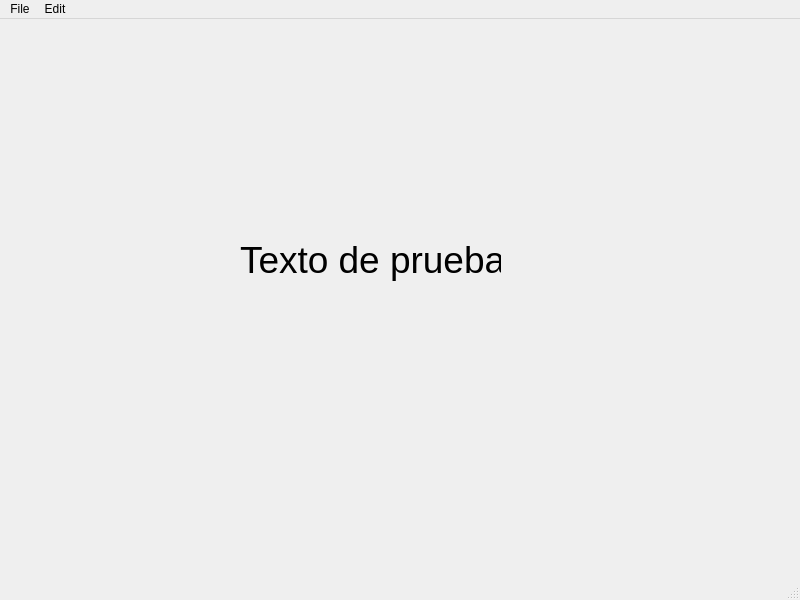
<?xml version="1.0" encoding="UTF-8"?>
<ui version="4.0">
 <class>MainWindow</class>
 <widget class="QMainWindow" name="MainWindow">
  <property name="geometry">
   <rect>
    <x>0</x>
    <y>0</y>
    <width>800</width>
    <height>600</height>
   </rect>
  </property>
  <property name="windowTitle">
   <string>MainWindow</string>
  </property>
  <widget class="QWidget" name="centralwidget">
   <widget class="QLabel" name="label">
    <property name="geometry">
     <rect>
      <x>240</x>
      <y>210</y>
      <width>261</width>
      <height>61</height>
     </rect>
    </property>
    <property name="font">
     <font>
      <pointsize>28</pointsize>
     </font>
    </property>
    <property name="text">
     <string>Texto de prueba</string>
    </property>
   </widget>
  </widget>
  <widget class="QMenuBar" name="menubar">
   <property name="geometry">
    <rect>
     <x>0</x>
     <y>0</y>
     <width>800</width>
     <height>22</height>
    </rect>
   </property>
   <widget class="QMenu" name="menuFile">
    <property name="title">
     <string>File</string>
    </property>
    <addaction name="actionNew"/>
    <addaction name="actionSave"/>
   </widget>
   <widget class="QMenu" name="menuEdit">
    <property name="title">
     <string>Edit</string>
    </property>
    <widget class="QMenu" name="menuPaste">
     <property name="title">
      <string>Paste</string>
     </property>
     <addaction name="actionPaste_as"/>
     <addaction name="actionSpecial_Paste"/>
     <addaction name="actionPaste_2"/>
    </widget>
    <addaction name="actionCopy"/>
    <addaction name="menuPaste"/>
   </widget>
   <addaction name="menuFile"/>
   <addaction name="menuEdit"/>
  </widget>
  <widget class="QStatusBar" name="statusbar"/>
  <action name="actionNew">
   <property name="text">
    <string>New</string>
   </property>
   <property name="statusTip">
    <string>Create new file</string>
   </property>
   <property name="shortcut">
    <string>Ctrl+N</string>
   </property>
  </action>
  <action name="actionSave">
   <property name="text">
    <string>Save </string>
   </property>
   <property name="statusTip">
    <string>Save a file</string>
   </property>
   <property name="shortcut">
    <string>Ctrl+S</string>
   </property>
  </action>
  <action name="actionCopy">
   <property name="text">
    <string>Copy</string>
   </property>
   <property name="statusTip">
    <string>Copy a file</string>
   </property>
   <property name="shortcut">
    <string>Ctrl+C</string>
   </property>
  </action>
  <action name="actionPaste_as">
   <property name="text">
    <string>Paste as </string>
   </property>
  </action>
  <action name="actionSpecial_Paste">
   <property name="text">
    <string>Special Paste</string>
   </property>
  </action>
  <action name="actionPaste_2">
   <property name="text">
    <string>Paste</string>
   </property>
   <property name="statusTip">
    <string>Paste a copied file</string>
   </property>
   <property name="shortcut">
    <string>Ctrl+V</string>
   </property>
  </action>
 </widget>
 <resources/>
 <connections/>
</ui>
